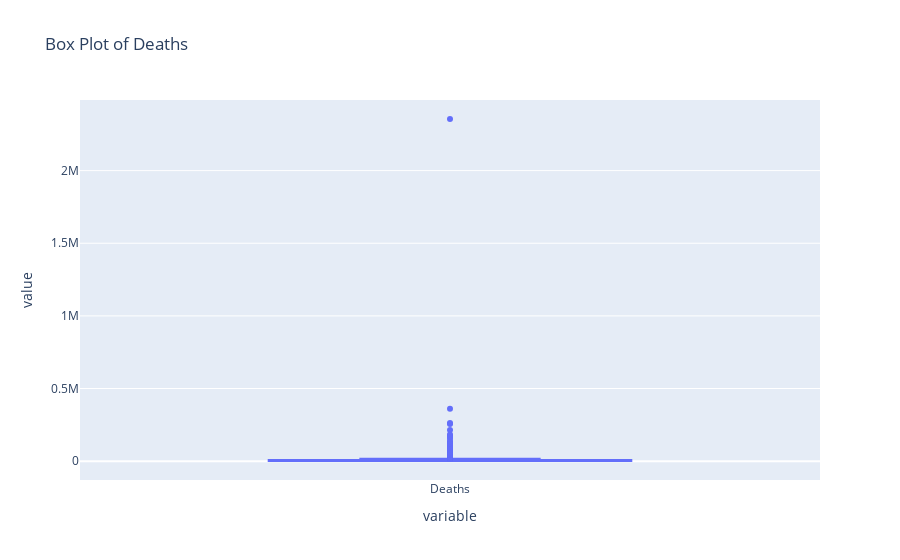

The cell this chart's notebook holds for it:
### Code cell
px.box(covid_data_summed["Deaths"], title='Box Plot of Deaths', labels={'Deaths': 'Deaths'})

### Figure 1 — Plotly figure (JSON) as saved in the notebook; plotly's stock layout.template omitted (floating-point values rounded to 4 significant figures; data arrays with more than 128 entries replaced by an {"elided": "..."} marker saying what was removed)
{"data": [{"alignmentgroup": "True", "hovertemplate": "variable=%{x}<br>value=%{y}<extra></extra>", "legendgroup": "", "marker": {"color": "#636efa"}, "name": "", "notched": false, "offsetgroup": "", "orientation": "v", "showlegend": false, "type": "box", "x": {"elided": "672 str values"}, "x0": " ", "xaxis": "x", "y": {"elided": "672 int values"}, "y0": " ", "yaxis": "y"}], "layout": {"boxmode": "group", "legend": {"tracegroupgap": 0}, "title": {"text": "Box Plot of Deaths"}, "xaxis": {"anchor": "y", "domain": [0, 1], "title": {"text": "variable"}}, "yaxis": {"anchor": "x", "domain": [0, 1], "title": {"text": "value"}}}}
